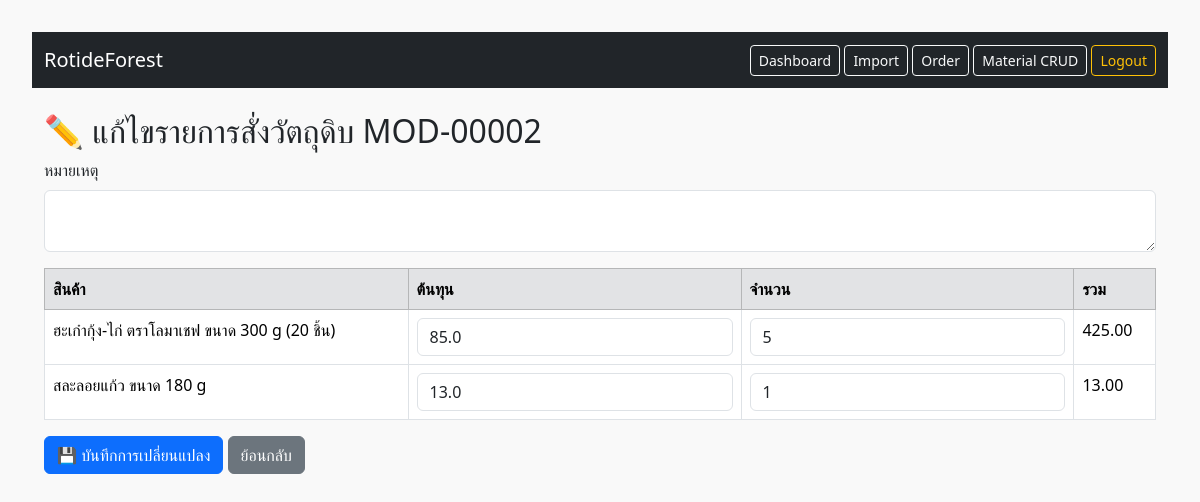
/order/2/edit/ (signed in), run on the app's committed database.
### inventory/models.py (models this page shows, shortened)
class MaterialOrder(models.Model):
    APPROVAL_STATUS_CHOICES = [
        ('pending', 'รออนุมัติ'),
        ('approved', 'อนุมัติแล้ว'),
        ('rejected', 'ไม่อนุมัติ'),
    ]
    quantity = models.IntegerField(default=0, null=True, blank=True)
    total_cost = models.FloatField(default=0, null=True, blank=True)
    ordered_by = models.ForeignKey(User, on_delete=models.CASCADE, verbose_name="ผู้สั่ง")
    created_at = models.DateTimeField(auto_now_add=True, verbose_name="วันที่สั่ง")
    updated_at = models.DateTimeField(auto_now=True)
    note = models.TextField(blank=True, verbose_name="หมายเหตุ")
    delivery_round = models.ForeignKey(
        DeliveryRound,
        on_delete=models.SET_NULL,
        null=True,
        blank=True,
        verbose_name="รอบจัดส่ง"
    )
    approval_status = models.CharField(
        max_length=20,
        choices=APPROVAL_STATUS_CHOICES,
        default='pending',
        verbose_name="สถานะอนุมัติ"
    )
    approved_by = models.ForeignKey(
        User,
        on_delete=models.SET_NULL,
        null=True,
        blank=True,
        related_name='approved_orders',
        verbose_name="ผู้อนุมัติ"
    )
    approved_at = models.DateTimeField(null=True, blank=True, verbose_name="วันที่อนุมัติ")
    class Meta:
        verbose_name = "รายการสั่งซื้อ"
        verbose_name_plural = "รายการสั่งซื้อ"
        ordering = ['-created_at']

class MaterialOrderItem(models.Model):
    order = models.ForeignKey(MaterialOrder, related_name='items', on_delete=models.CASCADE)
    material = models.ForeignKey(MaterialStock, on_delete=models.CASCADE)
    quantity = models.PositiveIntegerField()
    unit_cost = models.FloatField()
    total_cost = models.FloatField()

class MaterialStock(models.Model):
    code = models.CharField(max_length=20)
    name = models.CharField(max_length=100)
    barcode = models.CharField(max_length=100)
    cost = models.FloatField()
    avg_cost = models.FloatField()
    unit = models.CharField(max_length=50)
    sale_price = models.FloatField()
    reorder_point = models.IntegerField()
    max_stock = models.IntegerField()
    category = models.CharField(max_length=50)
    updated_at = models.DateTimeField(auto_now=True)
    created_at = models.DateTimeField(auto_now_add=True)

### inventory/views.py (the view, shortened to what this page needs)
# urls.py: path('order/<int:pk>/edit/', views.order_edit, name='order_edit'),
@login_required
def order_edit(request, pk):
    order = get_object_or_404(MaterialOrder, pk=pk)
    return render(request, 'inventory/order_edit.html', {'order': order})

### inventory/templates/inventory/order_edit.html (shortened to what this page needs)
{% extends 'inventory/base.html' %}
{% block content %}
<h2>✏️ แก้ไขรายการสั่งวัตถุดิบ MOD-{{ order.id|stringformat:"05d" }}</h2>
<form method="post">
  <div class="mb-3">
    <label class="form-label">หมายเหตุ</label>
    <textarea name="note" class="form-control" rows="2">{{ order.note }}</textarea>
  </div>
  <table class="table table-bordered">
    <thead class="table-secondary">
      <tr>
        <th>สินค้า</th>
        <th>ต้นทุน</th>
        <th>จำนวน</th>
        <th>รวม</th>
      </tr>
    </thead>
    <tbody>
      {% for item in order.items.all %}
      <tr>
        <td>{{ item.material.name }}</td>
        <td><input type="number" step="0.01" name="cost_{{ item.id }}" value="{{ item.unit_cost }}" class="form-control"></td>
        <td><input type="number" name="qty_{{ item.id }}" value="{{ item.quantity }}" class="form-control"></td>
        <td>{{ item.total_cost|floatformat:2 }}</td>
      </tr>
      {% endfor %}
    </tbody>
  </table>
  <button type="submit" class="btn btn-primary">💾 บันทึกการเปลี่ยนแปลง</button>
  <a href="{% url 'home' %}" class="btn btn-secondary">ย้อนกลับ</a>
</form>
{% endblock %}

### inventory/templates/inventory/base.html (style rules this page uses)
body { padding: 2rem; background-color: #f9f9f9; }

### data on the page
MaterialOrder: id "00002"
MaterialOrderItem: material.name "ฮะเก๋ากุ้ง-ไก่ ตราโลมาเชฟ ขนาด 300 g (20 ชิ้น)", unit_cost "85.0", quantity "5", total_cost "425.00"
MaterialOrderItem: material.name "สละลอยแก้ว ขนาด 180 g", unit_cost "13.0", quantity "1", total_cost "13.00"
